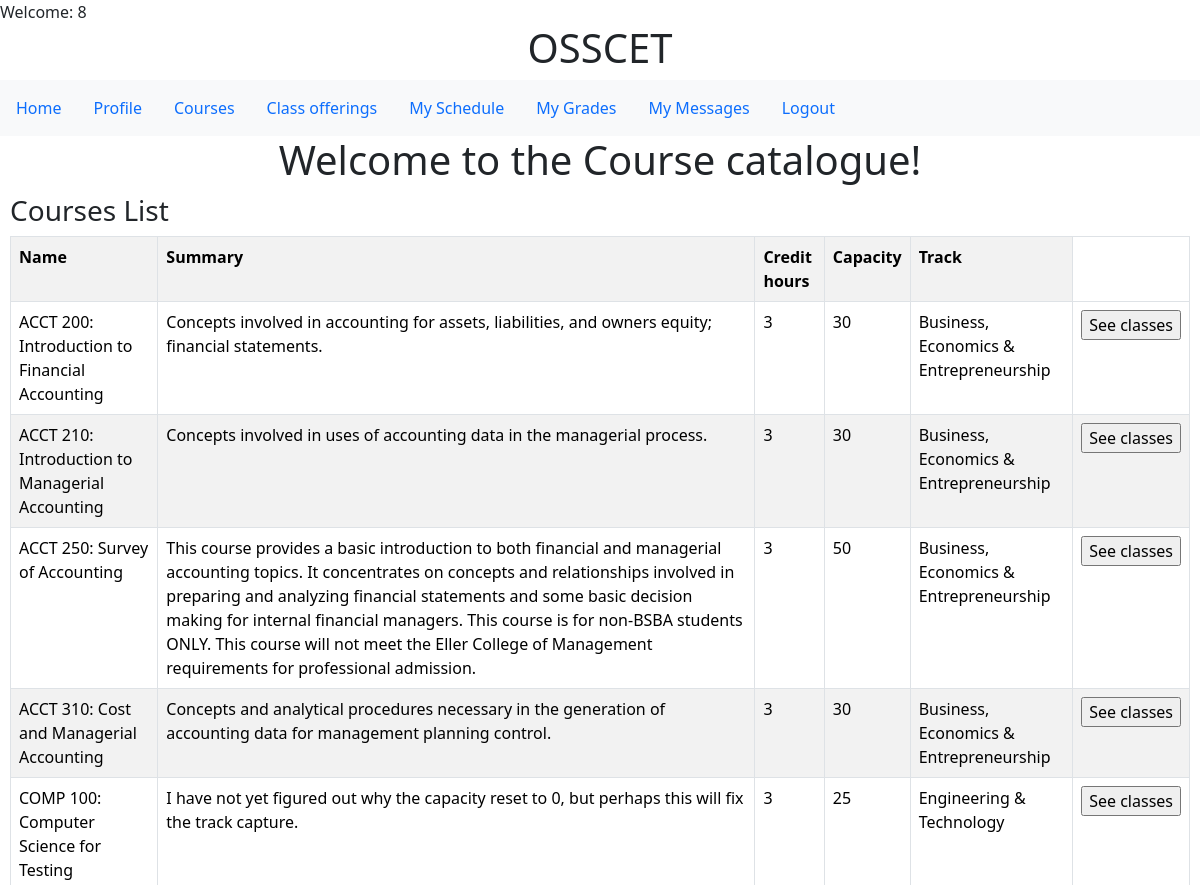
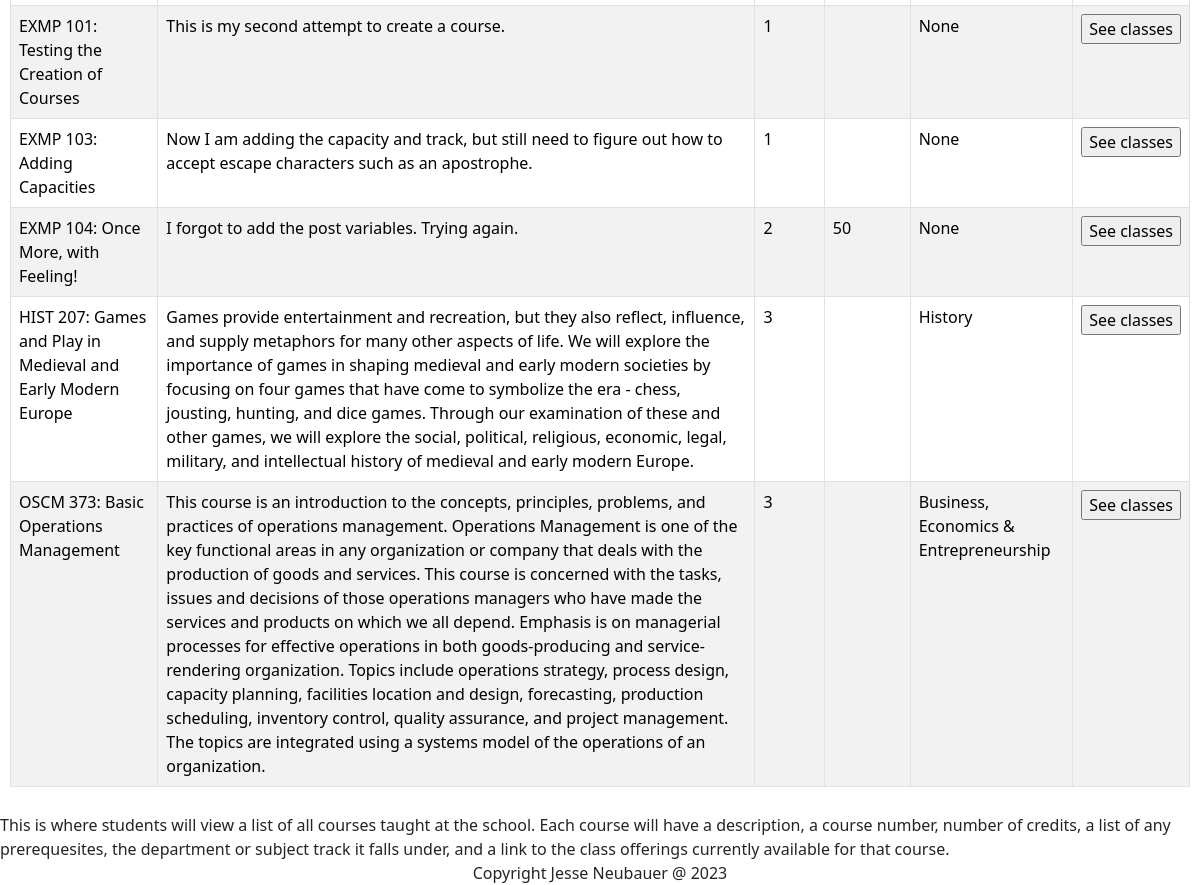
Page /courses.php (signed in) on the committed database (2 pictures, top to bottom).
### tables this page shows
CREATE TABLE `courses` (
  `course_id` varchar(10) NOT NULL,
  `course_name` varchar(100) NOT NULL,
  `summary` varchar(1000) DEFAULT NULL,
  `credits` int(11) NOT NULL,
  `track_id` int(11) NOT NULL,
  `prerequesites` tinyint(1) DEFAULT NULL,
  `default_max_capacity` int(11) DEFAULT NULL
);

CREATE TABLE `subject_tracks` (
  `track_id` int(11) NOT NULL,
  `track_name` varchar(45) NOT NULL
);

### courses_student.php (the view, shortened to what this page needs)
<!DOCTYPE html>
<html lang="en">
<head>
</head>
<body>
    <div class="bs-example">
            <div class="row">
                <div class="col-md-12">
                    <div class="page-header clearfix">
                        <h3 class="pull-left">Courses List</h3>
                    </div>
                    <?php
                    include_once 'db.php';
                    $result = mysqli_query($conn,"SELECT * FROM courses INNER JOIN subject_tracks ON courses.track_id=subject_tracks.track_id");
                    ?>
                    <?php
                    if (mysqli_num_rows($result) > 0) {
                    ?>
                      <table class='table table-bordered table-striped'>
                      <th>Name</th>
                        <th>Summary</th>
                        <th>Credit hours</th>
                        <th>Capacity</th>
                        <th>Track</th>
                    <?php
                    while($row = mysqli_fetch_array($result)) {
                    ?>
                    <tr>
                        <td><?php
                        $row_course_id = $row["course_id"]; echo $row_course_id; echo ': '; echo $row["course_name"]; ?></td>
                        <td width:1000px><?php echo $row["summary"]; ?></td>
                        <td><?php echo $row["credits"]; ?></td>
                        <td><?php echo $row["default_max_capacity"]; ?></td>
                        <td><?php echo $row["track_name"]; ?></td>
                        <td><form method="POST" action="classes.php"><input type="hidden" name="course_id" value="<?php echo $row_course_id; ?>"><input type="submit" name="search_classes" value="See classes"></form></td>
                    </tr>
                    <?php
                    }
                    ?>
                    </table>
                     <?php
                    }
                    else{
                        echo "No result found";
                    }
                    ?>
                </div>
            </div>
    </div>
<div>
    This is where students will view a list of all courses taught at the school.
    Each course will have a description, a course number, number of credits, a list of any prerequesites, the department or subject track it falls under,
    and a link to the class offerings currently available for that course.
</div>
</body>
</html>

### courses_student.php (style rules this page uses)
.bs-example { margin: 10px; }

### rows in the picture
courses: course_id "ACCT 200", course_name "Introduction to Financial Accounting", summary "Concepts involved in accounting for assets, liabilities, and owners equity; financial statements.", credits "3", default_max_capacity "30", track.track_name "Business, Economics & Entrepreneurship"
courses: course_id "ACCT 210", course_name "Introduction to Managerial Accounting", summary "Concepts involved in uses of accounting data in the managerial process.", credits "3", default_max_capacity "30", track.track_name "Business, Economics & Entrepreneurship"
courses: course_id "ACCT 250", course_name "Survey of Accounting", summary "This course provides a basic introduction to both financial and managerial accounting topics. It concentrates on concepts and relationships involved in preparing and analyzing financial statements and some basic decision making for internal financial managers. This course is for non-BSBA students ONLY. This course will not meet the Eller College of Management requirements for professional admission.", credits "3", default_max_capacity "50", track.track_name "Business, Economics & Entrepreneurship"
courses: course_id "ACCT 310", course_name "Cost and Managerial Accounting", summary "Concepts and analytical procedures necessary in the generation of accounting data for management planning control.", credits "3", default_max_capacity "30", track.track_name "Business, Economics & Entrepreneurship"
courses: course_id "COMP 100", course_name "Computer Science for Testing", summary "I have not yet figured out why the capacity reset to 0, but perhaps this will fix the track capture.", credits "3", default_max_capacity "25", track.track_name "Engineering & Technology"
courses: course_id "EXMP 101", course_name "Testing the Creation of Courses", summary "This is my second attempt to create a course.", credits "1", track.track_name "None"
courses: course_id "EXMP 103", course_name "Adding Capacities", summary "Now I am adding the capacity and track, but still need to figure out how to accept escape characters such as an apostrophe.", credits "1", track.track_name "None"
courses: course_id "EXMP 104", course_name "Once More, with Feeling!", summary "I forgot to add the post variables. Trying again.", credits "2", default_max_capacity "50", track.track_name "None"
courses: course_id "HIST 207", course_name "Games and Play in Medieval and Early Modern Europe", summary "Games provide entertainment and recreation, but they also reflect, influence, and supply metaphors for many other aspects of life. We will explore the importance of games in shaping medieval and early modern societies by focusing on four games that have come to symbolize the era - chess, jousting, hunting, and dice games. Through our examination of these and other games, we will explore the social, political, religious, economic, legal, military, and intellectual history of medieval and early modern Europe.", credits "3", track.track_name "History"
courses: course_id "OSCM 373", course_name "Basic Operations Management", summary "This course is an introduction to the concepts, principles, problems, and practices of operations management. Operations Management is one of the key functional areas in any organization or company that deals with the production of goods and services. This course is concerned with the tasks, issues and decisions of those operations managers who have made the services and products on which we all depend. Emphasis is on managerial processes for effective operations in both goods-producing and service- rendering organization. Topics include operations strategy, process design, capacity planning, facilities location and design, forecasting, production scheduling, inventory control, quality…", credits "3", track.track_name "Business, Economics & Entrepreneurship"

### other values in the picture
$_SESSION['username'] "8"
